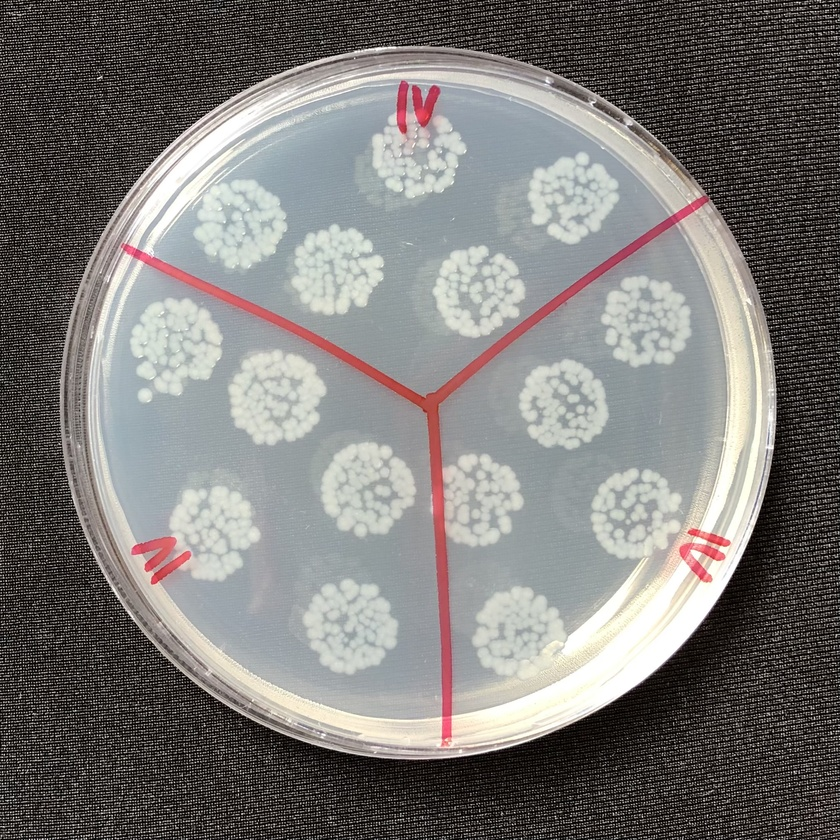
#> input picture src/img/bacteria_light_1.jpeg, 840 x 840 px, shrunk from 2027 x 2027 before the run
$ python epsilon.py
#> lines starting #> are read from the running program, lines starting #| are printed output that depends on the picture; after the words box and inside, x2 and y2 are one past the last pixel; in counts of white or black regions, pixels touching at a corner belong together
#> further down, image is the input picture: shape (840, 840, 3); mean B, G, R 120.6, 122.7, 125
import cv2
import numpy as np

# k-means
def kmeans_color_quantization(image, clusters=8, rounds=1):
#> called with clusters = 2, rounds = 1
  h, w = image.shape[:2]
#> h = 840; w = 840
  samples = np.zeros([h*w,3], dtype=np.float32)
  count = 0

  for x in range(h):
    for y in range(w):
      samples[count] = image[x][y]
      count += 1
#> after the loop, count = 705600

  compactness, labels, centers = cv2.kmeans(samples, clusters, None, (cv2.TERM_CRITERIA_EPS + cv2.TERM_CRITERIA_MAX_ITER, 10000, 0.0001), rounds, cv2.KMEANS_RANDOM_CENTERS)
#> compactness = 2.34e+09; centers = [[33.64, 36.04, 41.11], [173.4, 175.3, 176]]

  centers = np.uint8(centers)
#> centers = [[33, 36, 41], [173, 175, 175]]
  res = centers[labels.flatten()]
  return res.reshape((image.shape))
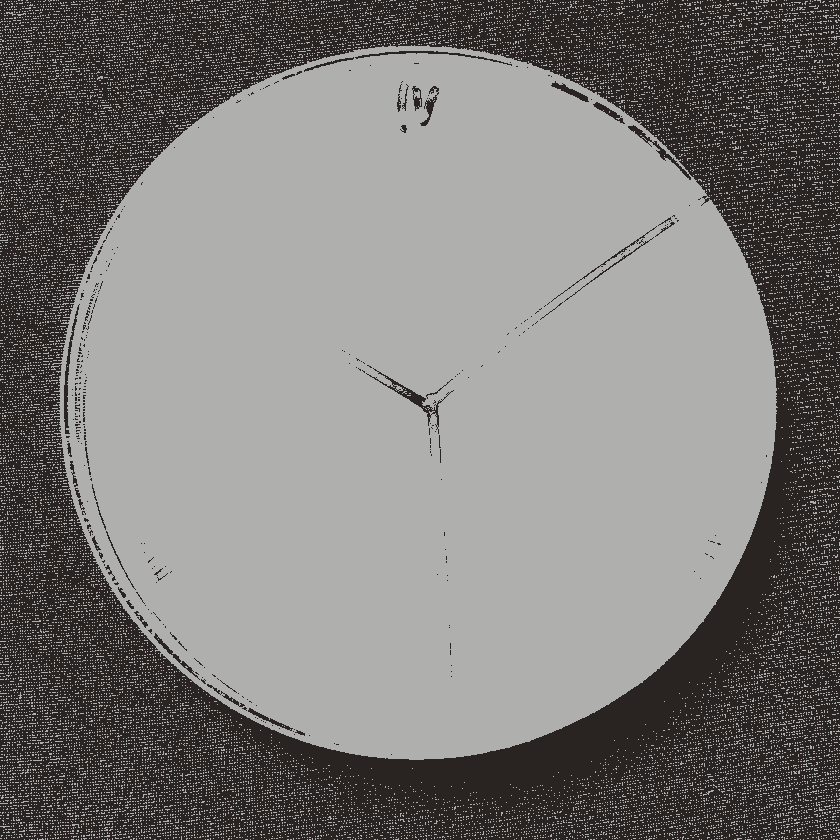
#> returned value: shape (840, 840, 3); mean of channels 0, 1, 2 120.1, 122.5, 124.4; drawn as B, G, R

# load image
image = cv2.imread("img/bacteria_light_1.jpeg")
original = image.copy()

# perform k-means color segmentation, grayscale, Otsu's threshold
kmeans = kmeans_color_quantization(image, clusters=2)
gray = cv2.cvtColor(kmeans, cv2.COLOR_BGR2GRAY)
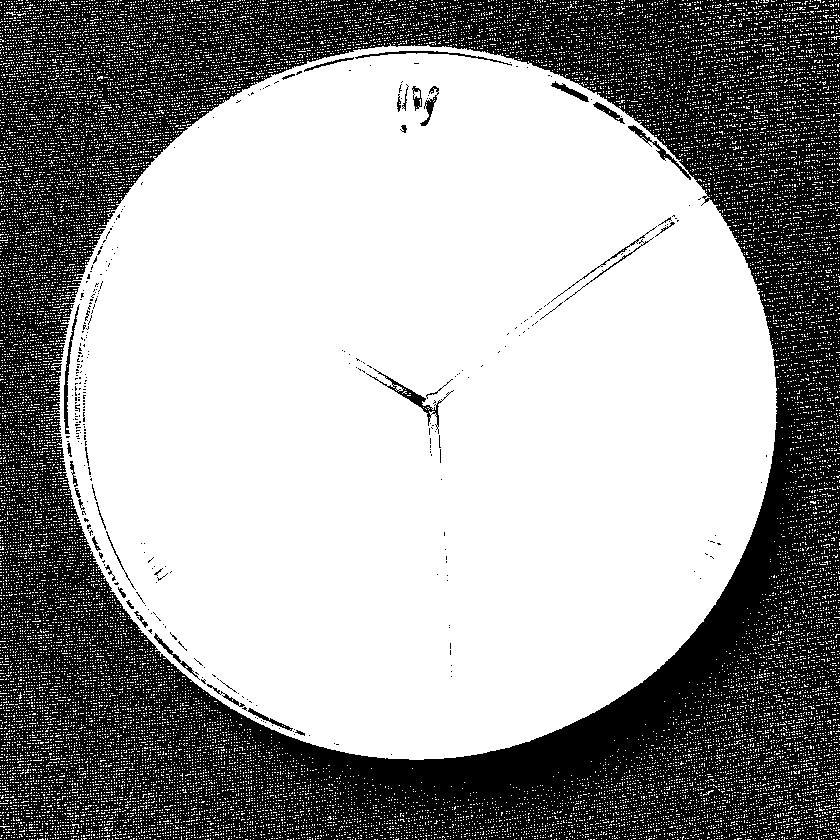
#> gray: shape (840, 840); values 37 (black) and 175 (white), 62.2% white; 339 black regions (301 under 20 px), largest, box (x1, y1, x2, y2) and area: (0, 0, 840, 840) 261680, (366, 368, 454, 434) 552, (64, 304, 80, 434) 387
thresh = cv2.threshold(gray, 0, 255, cv2.THRESH_BINARY_INV + cv2.THRESH_OTSU)[1]
#> thresh: shape (840, 840); 37.8% white; 339 white regions (301 under 20 px)

# find contours, remove tiny specs using area filtering, gather points
points_list = []
size_list = []
cnts, _ = cv2.findContours(thresh, cv2.RETR_EXTERNAL, cv2.CHAIN_APPROX_SIMPLE)[-2:]
#> cnts = 1 contour; box (x1, y1, x2, y2) and area: (0, 0, 840, 840) 702854
AREA_THRESHOLD = 2
for c in cnts:
  area = cv2.contourArea(c)
  if area < AREA_THRESHOLD:
    cv2.drawContours(thresh, [c], -1, 0, -1)
  else:
    (x,y), radius = cv2.minEnclosingCircle(c)
    points_list.append((int(x), int(y)))
    size_list.append(area)
#> this loop made 1 pass
#> (area, x, y, radius) on pass 1: (702854.5, 419.5, 419.5, 593.3)
#> after the loop, points_list = [(419, 419)]; size_list = [702854.5]

# apply mask onto original image
result = cv2.bitwise_and(original, original, mask=thresh)
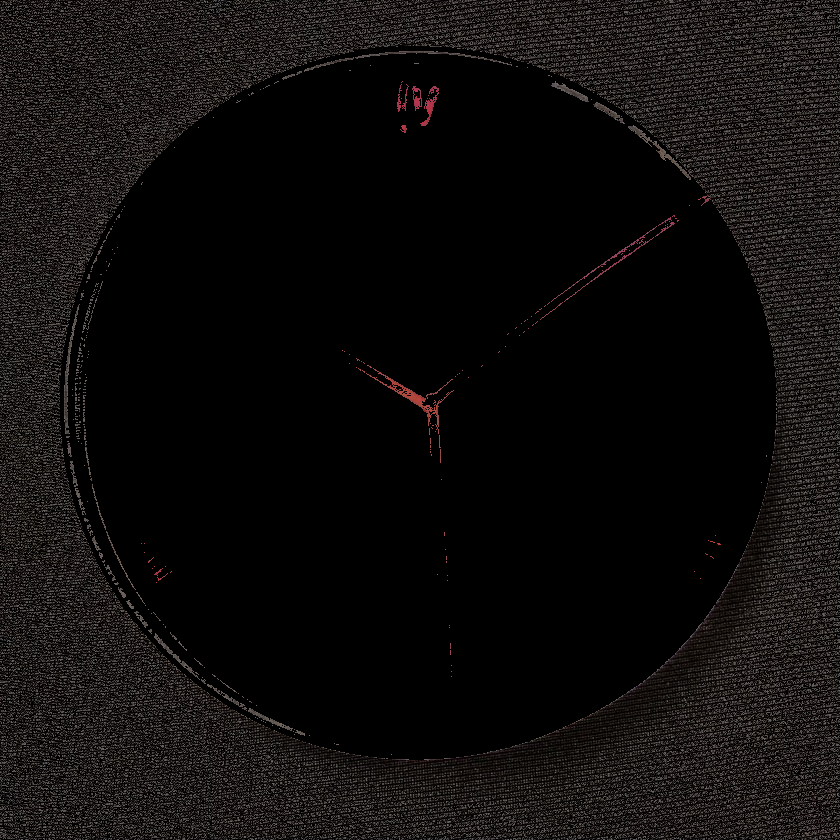
#> result: shape (840, 840, 3); mean B, G, R 12.7, 13.6, 15.5
result[thresh==255] = (36, 255, 12)
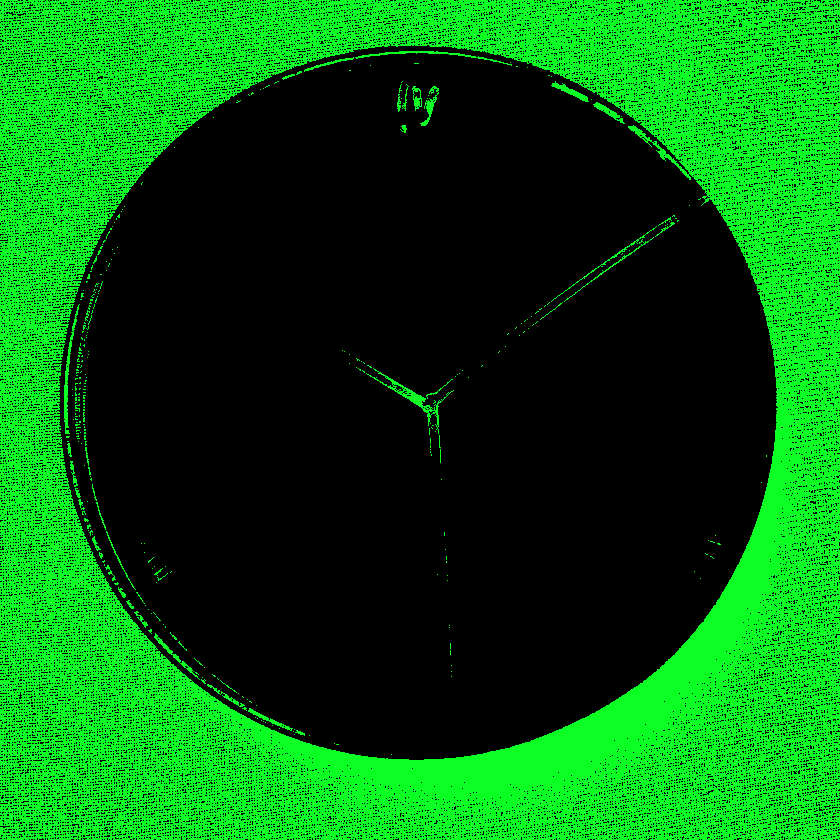
#> result: shape (840, 840, 3); mean B, G, R 13.6, 96.3, 4.5

# overlay on original
original[thresh==255] = (36, 255, 12)
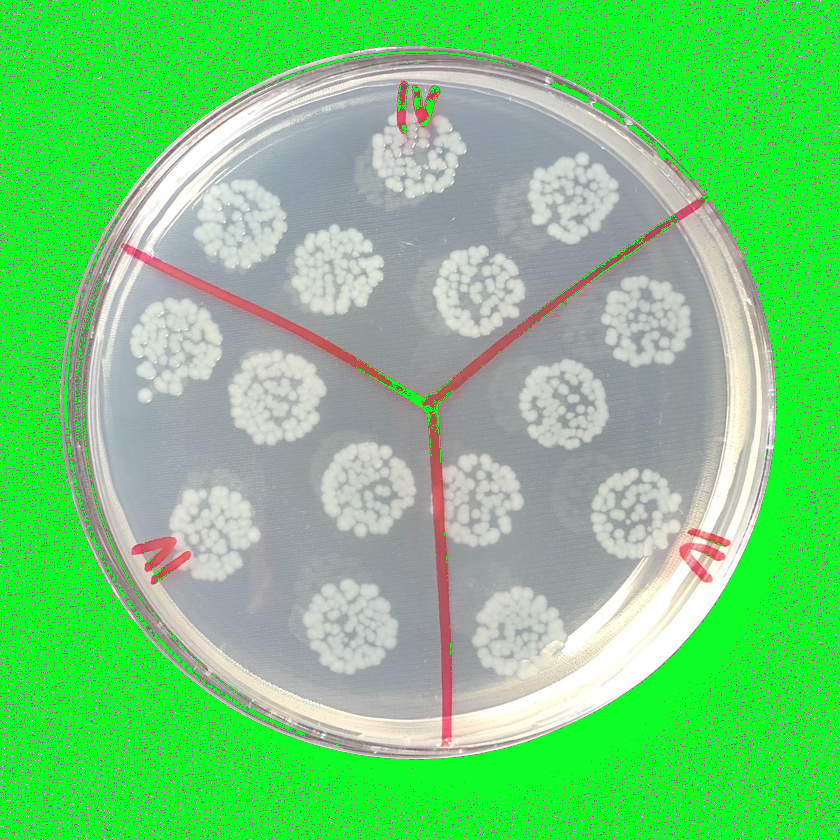
#> original: shape (840, 840, 3); mean B, G, R 121.5, 205.4, 114

print(f"Number of particles: {len(points_list)}")
#| Number of particles: 1
print(f"Average size: {np.mean(size_list)}")
#| Average size: 702854.5

# display
cv2.imshow("kmeans", kmeans)
cv2.imshow("original", original)
cv2.imshow("thresh", thresh)
cv2.imshow("result", result)
cv2.waitKey(0)

$ run again, with src/img/bacteria_light_2.jpeg copied over src/img/bacteria_light_1.jpeg
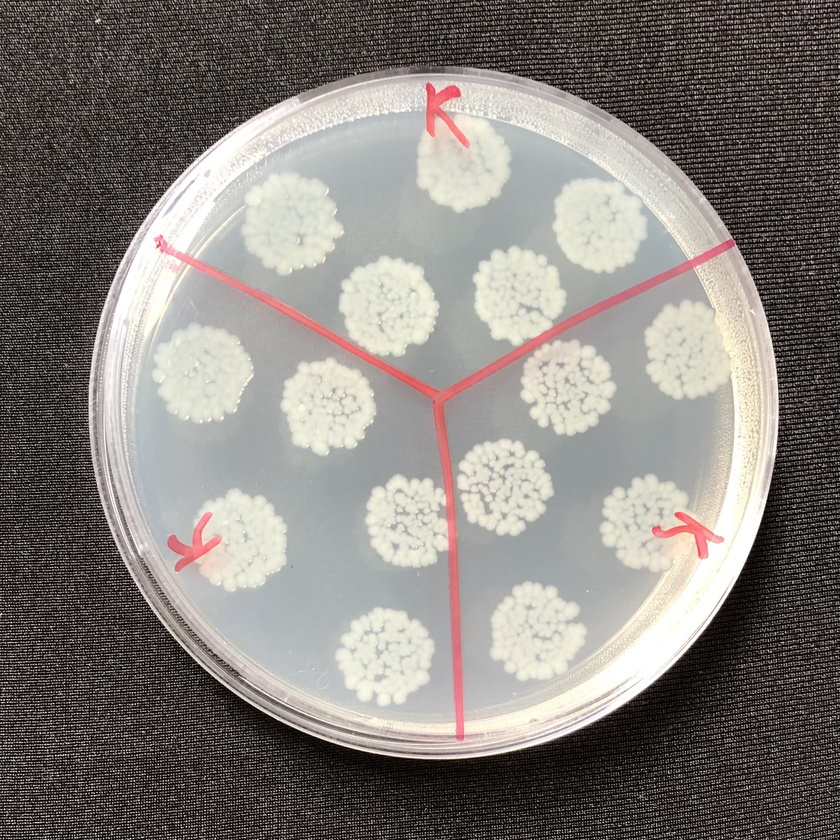
#> input picture src/img/bacteria_light_2.jpeg, 840 x 840 px, shrunk from 2265 x 2265 before the run
#> image is the input picture: shape (840, 840, 3); mean B, G, R 125.1, 129.6, 135
#> after the loop in kmeans_color_quantization, `for x in range(h):`: count = 705600
#> in kmeans_color_quantization, `compactness, labels, centers = cv2.kmeans(samples, clusters, None, (cv..`: compactness = 2.32e+09; centers = [[41.7, 44.41, 50.98], [185.5, 191.5, 195.9]]
#> in kmeans_color_quantization, `centers = np.uint8(centers)`: centers = [[41, 44, 50], [185, 191, 195]]
#> `gray = cv2.cvtColor(kmeans, cv2.COLOR_BGR2GRAY)`:
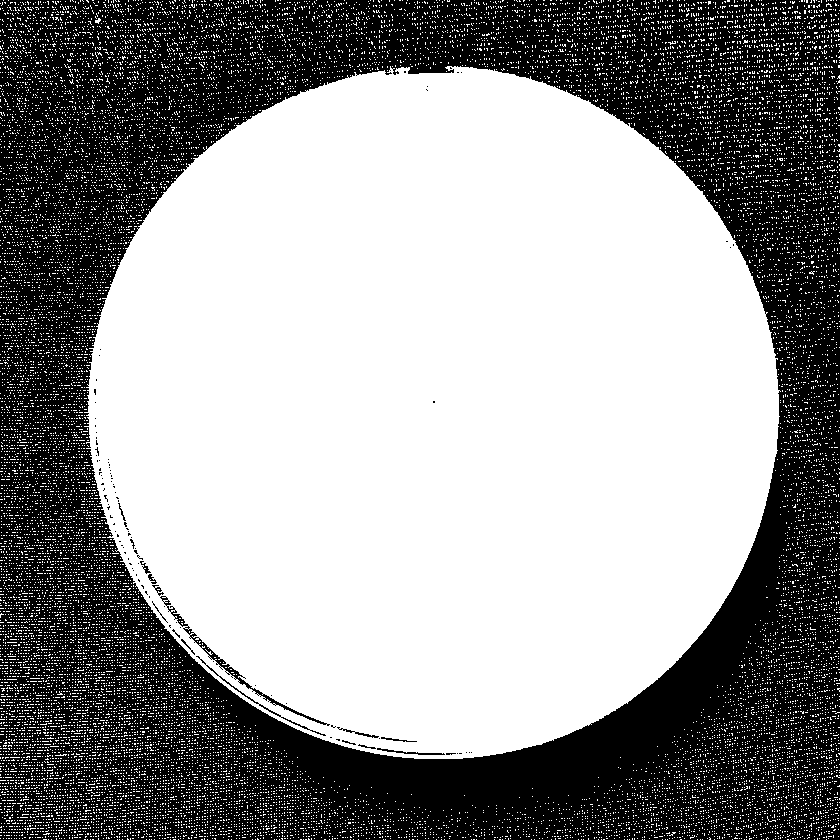
#> gray: shape (840, 840); values 45 (black) and 192 (white), 58% white; 109 black regions (95 under 20 px), largest, box (x1, y1, x2, y2) and area: (0, 0, 840, 840) 294645, (160, 596, 330, 726) 818, (196, 656, 326, 736) 233
#> cnts = 2 contours, 1 with area under 20; largest, box (x1, y1, x2, y2) and area: (0, 0, 840, 840) 703034
#> the loop `for c in cnts:` made 2 passes
#> (area, x, y, radius) on pass 2: (703033.5, 419.5, 419.5, 593.3)
#> after the loop `for c in cnts:`: points_list = [(419, 419)]; size_list = [703033.5]
#> `original[thresh==255] = (36, 255, 12)`:
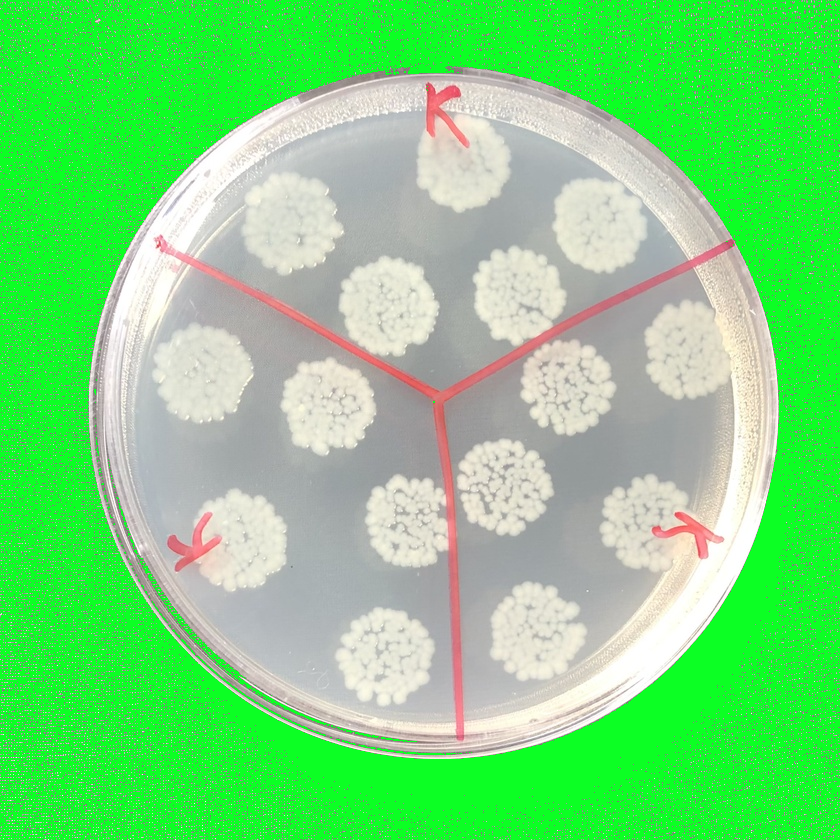
#> original: shape (840, 840, 3); mean B, G, R 122.7, 218.2, 118.6
#| Number of particles: 1
#| Average size: 703033.5

$ run again, with src/img/bacteria_light_3.jpeg copied over src/img/bacteria_light_1.jpeg
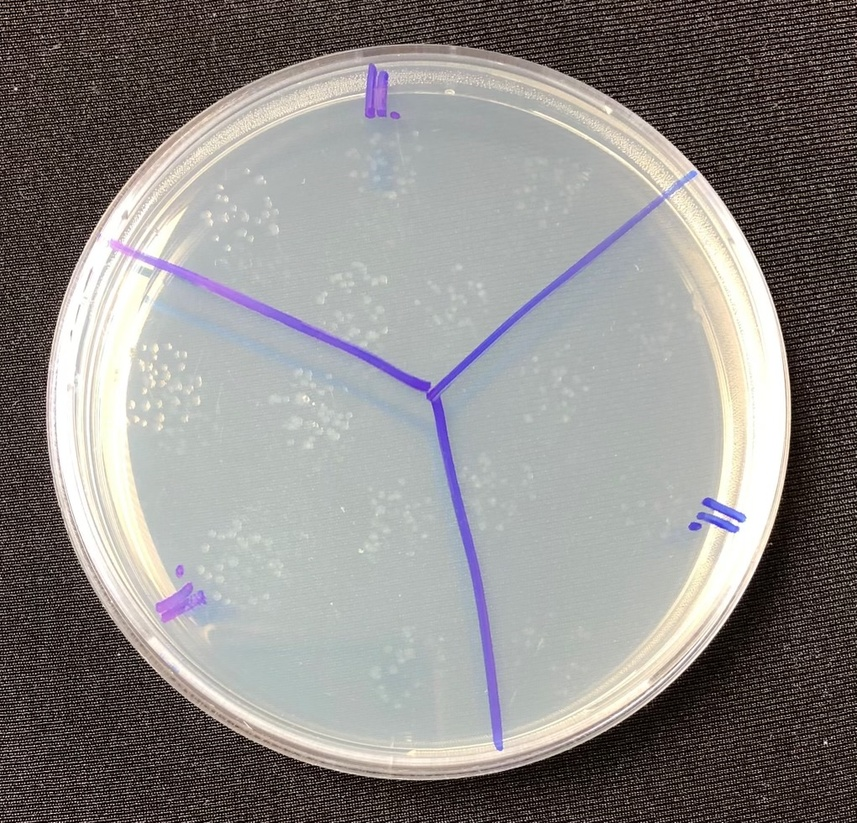
#> input picture src/img/bacteria_light_3.jpeg, 857 x 823 px, shrunk from 1020 x 980 before the run
#> image is the input picture: shape (823, 857, 3); mean B, G, R 135, 136.6, 140.1
#> after the loop in kmeans_color_quantization, `for x in range(h):`: count = 705311
#> in kmeans_color_quantization, `compactness, labels, centers = cv2.kmeans(samples, clusters, None, (cv..`: compactness = 1.91e+09; centers = [[38.79, 41.26, 51.48], [186.2, 187.4, 187.2]]
#> in kmeans_color_quantization, `centers = np.uint8(centers)`: centers = [[38, 41, 51], [186, 187, 187]]
#> `gray = cv2.cvtColor(kmeans, cv2.COLOR_BGR2GRAY)`:
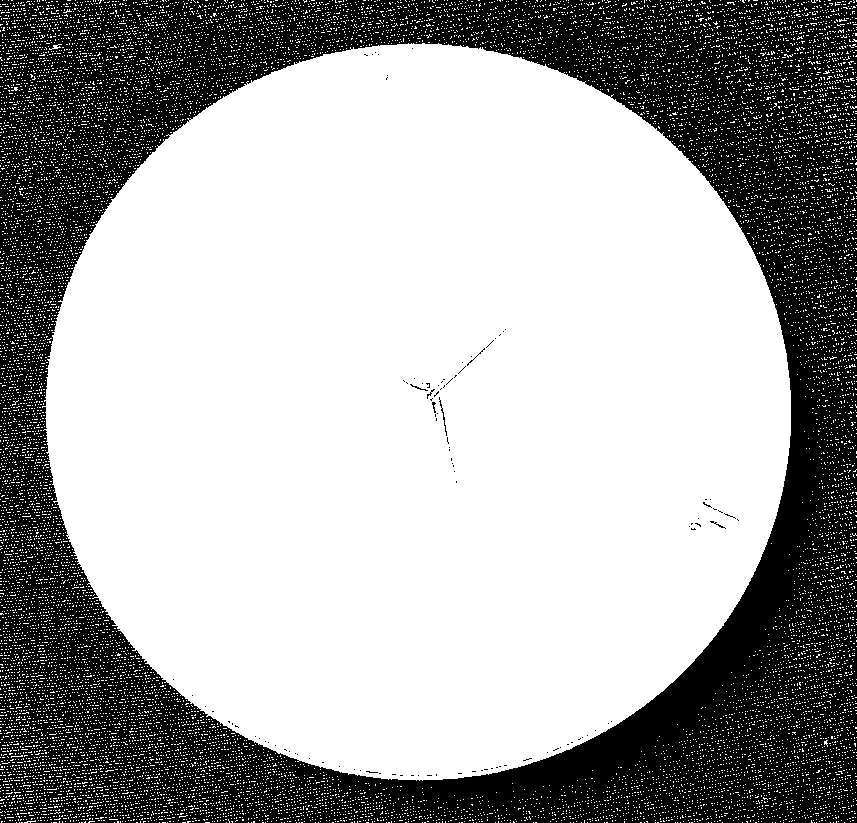
#> gray: shape (823, 857); values 44 (black) and 187 (white), 65.3% white; 109 black regions (102 under 20 px), largest, box (x1, y1, x2, y2) and area: (0, 0, 857, 823) 244260, (439, 397, 447, 436) 50, (410, 384, 428, 391) 26
#> cnts = 2 contours, 1 with area under 20; largest, box (x1, y1, x2, y2) and area: (0, 0, 857, 823) 702674
#> the loop `for c in cnts:` made 2 passes
#> (area, x, y, radius) on pass 2: (702673.5, 428, 411, 593.4)
#> after the loop `for c in cnts:`: points_list = [(428, 411)]; size_list = [702673.5]
#> `original[thresh==255] = (36, 255, 12)`:
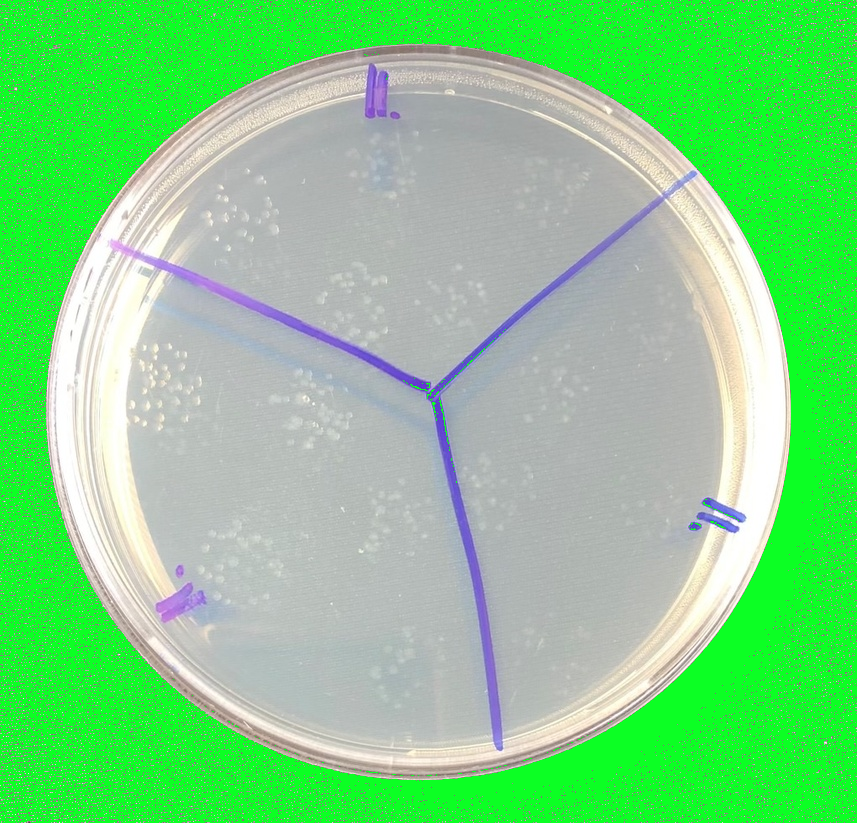
#> original: shape (823, 857, 3); mean B, G, R 134.1, 210.8, 126.4
#| Number of particles: 1
#| Average size: 702673.5
